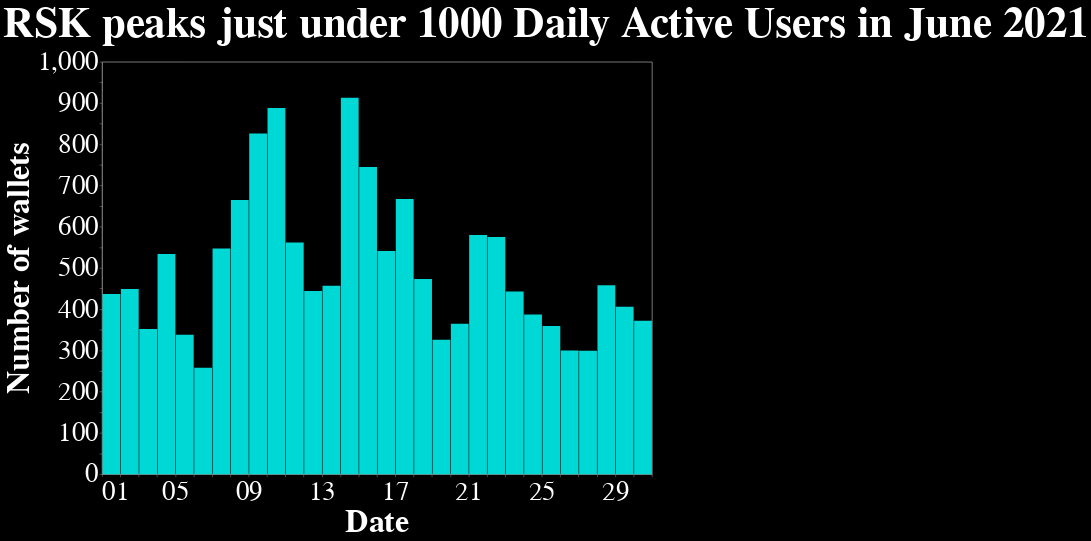

Notebook code for this chart:
### Code cell
#alt.Chart(uf_df, width = 1920, height = 1080) \
alt.Chart(uf_df, width = 1024, height = 768) \
    .mark_bar(color = "#00D8D5") \
    .configure(
        background = 'black'
        ) \
    .configure_title(
        anchor='start'
        , color='white'
        , fontSize = 80
        , font = 'Titillium Web'
        ) \
    .configure_axis(
        gridWidth = 0
        , labelColor = 'white'
        , labelFont = 'Titillium Web'
        , labelFontSize = 50
        , titleFont = 'Titillium Web'
        , titleFontSize = 60
        , titleColor = 'white'
        ) \
    .encode(
        alt.X(field ='block_signed_date', type = 'temporal', timeUnit='date', title = 'Date'),
        alt.Y(field = 'decoded_params_value', type = 'ordinal', aggregate = 'count', title="Number of wallets")
        ) \
    .properties(
        title='RSK peaks just under 1000 Daily Active Users in June 2021' 
        )

### Figure 1 — Vega specification as saved in the notebook (floating-point values rounded to 4 significant figures)
{"$schema": "https://vega.github.io/schema/vega/v5.json", "data": [{"name": "source_0", "values": [{"__count": 437, "date_block_signed_date": "2012-01-01T00:00:00.000", "date_block_signed_date_end": "2012-01-02T00:00:00.000"}, {"__count": 449, "date_block_signed_date": "2012-01-02T00:00:00.000", "date_block_signed_date_end": "2012-01-03T00:00:00.000"}, {"__count": 352, "date_block_signed_date": "2012-01-03T00:00:00.000", "date_block_signed_date_end": "2012-01-04T00:00:00.000"}, {"__count": 534, "date_block_signed_date": "2012-01-04T00:00:00.000", "date_block_signed_date_end": "2012-01-05T00:00:00.000"}, {"__count": 338, "date_block_signed_date": "2012-01-05T00:00:00.000", "date_block_signed_date_end": "2012-01-06T00:00:00.000"}, {"__count": 258, "date_block_signed_date": "2012-01-06T00:00:00.000", "date_block_signed_date_end": "2012-01-07T00:00:00.000"}, {"__count": 547, "date_block_signed_date": "2012-01-07T00:00:00.000", "date_block_signed_date_end": "2012-01-08T00:00:00.000"}, {"__count": 665, "date_block_signed_date": "2012-01-08T00:00:00.000", "date_block_signed_date_end": "2012-01-09T00:00:00.000"}, {"__count": 826, "date_block_signed_date": "2012-01-09T00:00:00.000", "date_block_signed_date_end": "2012-01-10T00:00:00.000"}, {"__count": 888, "date_block_signed_date": "2012-01-10T00:00:00.000", "date_block_signed_date_end": "2012-01-11T00:00:00.000"}, {"__count": 562, "date_block_signed_date": "2012-01-11T00:00:00.000", "date_block_signed_date_end": "2012-01-12T00:00:00.000"}, {"__count": 444, "date_block_signed_date": "2012-01-12T00:00:00.000", "date_block_signed_date_end": "2012-01-13T00:00:00.000"}, {"__count": 457, "date_block_signed_date": "2012-01-13T00:00:00.000", "date_block_signed_date_end": "2012-01-14T00:00:00.000"}, {"__count": 913, "date_block_signed_date": "2012-01-14T00:00:00.000", "date_block_signed_date_end": "2012-01-15T00:00:00.000"}, {"__count": 745, "date_block_signed_date": "2012-01-15T00:00:00.000", "date_block_signed_date_end": "2012-01-16T00:00:00.000"}, {"__count": 541, "date_block_signed_date": "2012-01-16T00:00:00.000", "date_block_signed_date_end": "2012-01-17T00:00:00.000"}, {"__count": 667, "date_block_signed_date": "2012-01-17T00:00:00.000", "date_block_signed_date_end": "2012-01-18T00:00:00.000"}, {"__count": 473, "date_block_signed_date": "2012-01-18T00:00:00.000", "date_block_signed_date_end": "2012-01-19T00:00:00.000"}, {"__count": 326, "date_block_signed_date": "2012-01-19T00:00:00.000", "date_block_signed_date_end": "2012-01-20T00:00:00.000"}, {"__count": 365, "date_block_signed_date": "2012-01-20T00:00:00.000", "date_block_signed_date_end": "2012-01-21T00:00:00.000"}, {"__count": 580, "date_block_signed_date": "2012-01-21T00:00:00.000", "date_block_signed_date_end": "2012-01-22T00:00:00.000"}, {"__count": 575, "date_block_signed_date": "2012-01-22T00:00:00.000", "date_block_signed_date_end": "2012-01-23T00:00:00.000"}, {"__count": 443, "date_block_signed_date": "2012-01-23T00:00:00.000", "date_block_signed_date_end": "2012-01-24T00:00:00.000"}, {"__count": 387, "date_block_signed_date": "2012-01-24T00:00:00.000", "date_block_signed_date_end": "2012-01-25T00:00:00.000"}, {"__count": 359, "date_block_signed_date": "2012-01-25T00:00:00.000", "date_block_signed_date_end": "2012-01-26T00:00:00.000"}, {"__count": 300, "date_block_signed_date": "2012-01-26T00:00:00.000", "date_block_signed_date_end": "2012-01-27T00:00:00.000"}, {"__count": 299, "date_block_signed_date": "2012-01-27T00:00:00.000", "date_block_signed_date_end": "2012-01-28T00:00:00.000"}, {"__count": 458, "date_block_signed_date": "2012-01-28T00:00:00.000", "date_block_signed_date_end": "2012-01-29T00:00:00.000"}, {"__count": 406, "date_block_signed_date": "2012-01-29T00:00:00.000", "date_block_signed_date_end": "2012-01-30T00:00:00.000"}, {"__count": 372, "date_block_signed_date": "2012-01-30T00:00:00.000", "date_block_signed_date_end": "2012-01-31T00:00:00.000"}], "transform": [{"type": "formula", "expr": "toDate(datum['date_block_signed_date_end'])", "as": "date_block_signed_date_end"}, {"type": "formula", "expr": "toDate(datum['date_block_signed_date'])", "as": "date_block_signed_date"}]}, {"name": "source_0_y_domain___count", "values": [{"min": 258, "max": 913}]}], "marks": [{"type": "rect", "name": "marks", "from": {"data": "source_0"}, "encode": {"update": {"y": {"field": "__count", "scale": "y"}, "x": {"field": "date_block_signed_date_end", "scale": "x", "offset": {"signal": "0.5 + (abs(scale(\"x\", datum[\"date_block_signed_date_end\"]) - scale(\"x\", datum[\"date_block_signed_date\"])) < 0.25 ? 0.5 * (0.25 - (abs(scale(\"x\", datum[\"date_block_signed_date_end\"]) - scale(\"x\", datum[\"date_block_signed_date\"])))) : -0.5)"}}, "y2": {"value": 0, "scale": "y"}, "x2": {"field": "date_block_signed_date", "scale": "x", "offset": {"signal": "0.5 + (abs(scale(\"x\", datum[\"date_block_signed_date_end\"]) - scale(\"x\", datum[\"date_block_signed_date\"])) < 0.25 ? -0.5 * (0.25 - (abs(scale(\"x\", datum[\"date_block_signed_date_end\"]) - scale(\"x\", datum[\"date_block_signed_date\"])))) : 0.5)"}}, "fill": {"value": "#00D8D5"}}}, "style": ["bar"]}], "scales": [{"name": "x", "type": "time", "domain": {"data": "source_0", "fields": ["date_block_signed_date", "date_block_signed_date_end"]}, "range": [0, {"signal": "width"}]}, {"name": "y", "type": "linear", "domain": [{"signal": "(data(\"source_0_y_domain___count\")[0] || {}).min"}, {"signal": "(data(\"source_0_y_domain___count\")[0] || {}).max"}], "range": [{"signal": "height"}, 0], "nice": true, "zero": true}], "axes": [{"scale": "x", "labels": false, "zindex": 0, "grid": true, "ticks": false, "tickMinStep": {"signal": "datetime(2001, 0, 2, 0, 0, 0, 0) - datetime(2001, 0, 1, 0, 0, 0, 0)"}, "domain": false, "minExtent": 0, "gridScale": "y", "aria": false, "tickCount": {"signal": "ceil(width/40)"}, "maxExtent": 0, "orient": "bottom"}, {"scale": "y", "gridScale": "x", "labels": false, "tickCount": {"signal": "ceil(height/40)"}, "aria": false, "ticks": false, "orient": "left", "grid": true, "domain": false, "maxExtent": 0, "minExtent": 0, "zindex": 0}, {"scale": "x", "zindex": 0, "title": "Date", "labelOverlap": true, "format": {"signal": "timeUnitSpecifier([\"date\"], {\"year-month\":\"%b %Y \",\"year-month-date\":\"%b %d, %Y \"})"}, "tickMinStep": {"signal": "datetime(2001, 0, 2, 0, 0, 0, 0) - datetime(2001, 0, 1, 0, 0, 0, 0)"}, "labelFlush": true, "tickCount": {"signal": "ceil(width/40)"}, "grid": false, "orient": "bottom"}, {"scale": "y", "zindex": 0, "title": "Number of wallets", "grid": false, "labelOverlap": true, "orient": "left", "tickCount": {"signal": "ceil(height/40)"}}], "title": {"text": "RSK peaks just under 1000 Daily Active Users in June 2021", "anchor": "start"}, "background": "black", "style": "cell", "width": 1024, "config": {"axis": {"gridWidth": 0, "labelColor": "white", "labelFont": "Titillium Web", "labelFontSize": 50, "titleColor": "white", "titleFont": "Titillium Web", "titleFontSize": 60}, "style": {"group-title": {"font": "Titillium Web", "fontSize": 80, "fill": "white"}}}, "padding": 5, "height": 768}
